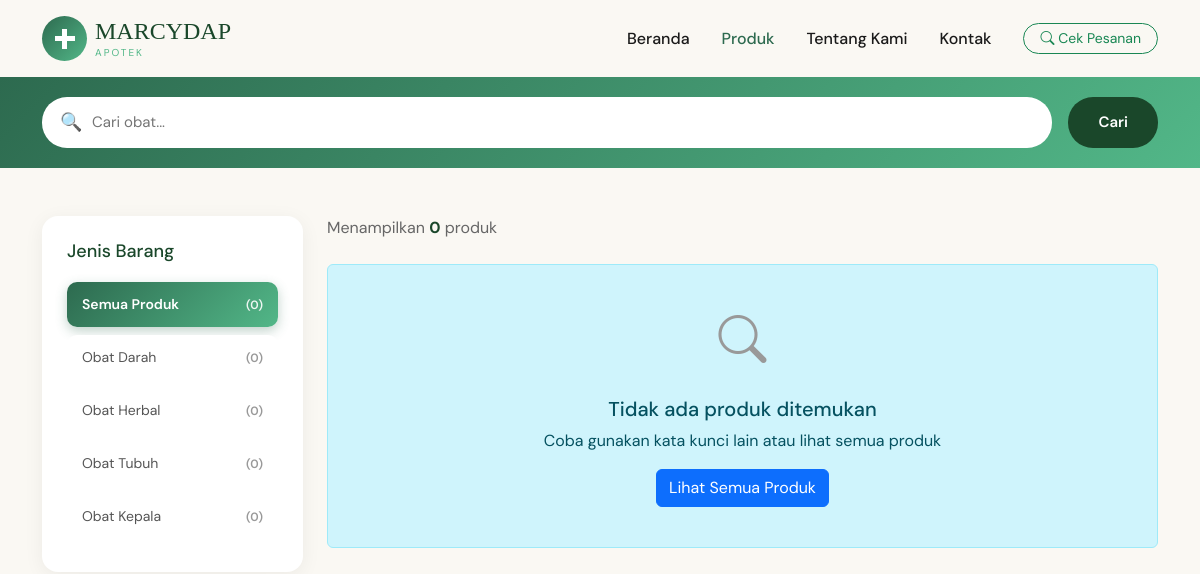
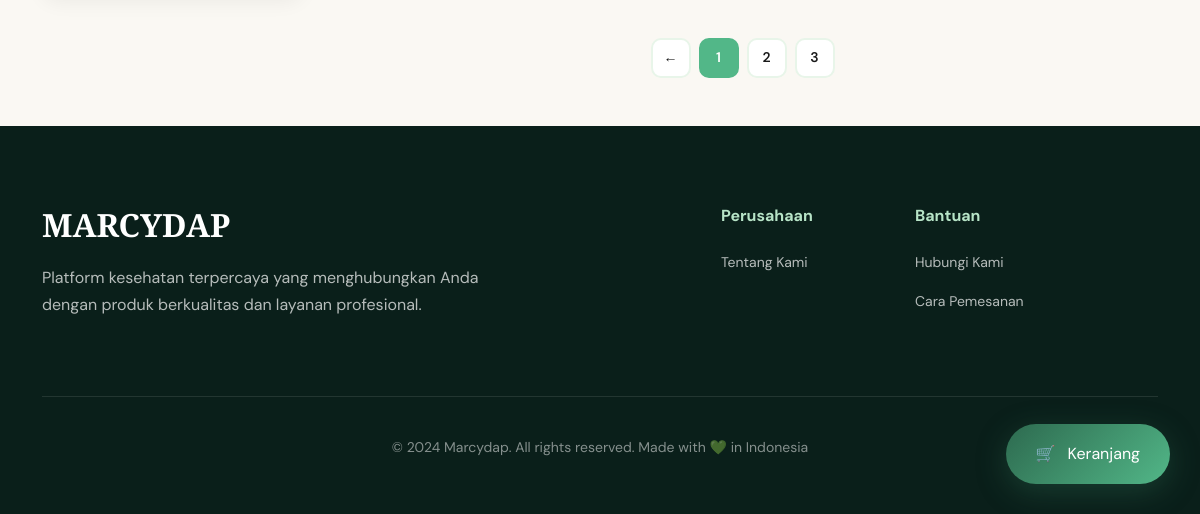
Page /main/produk.php on the earlier database version (2 pictures, top to bottom).
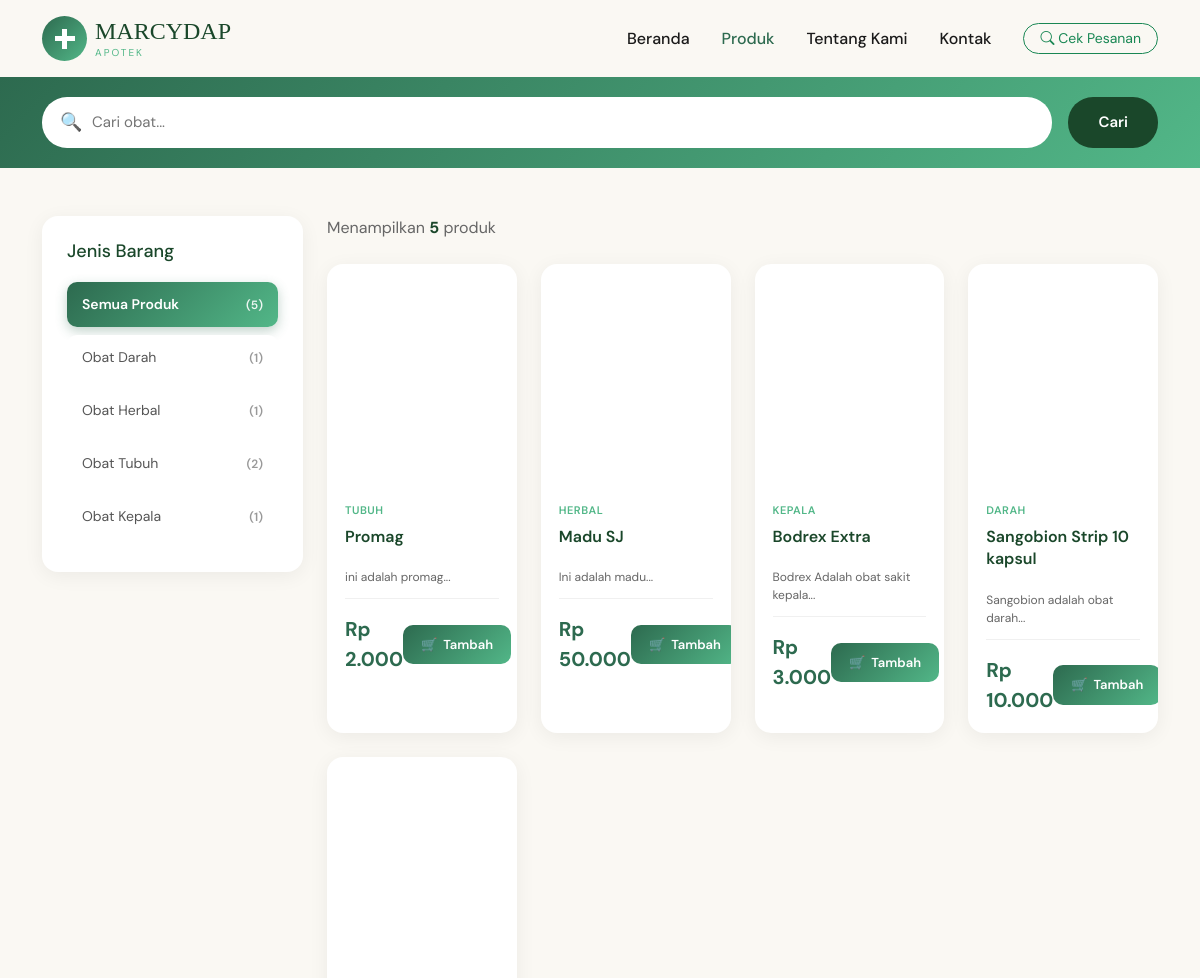
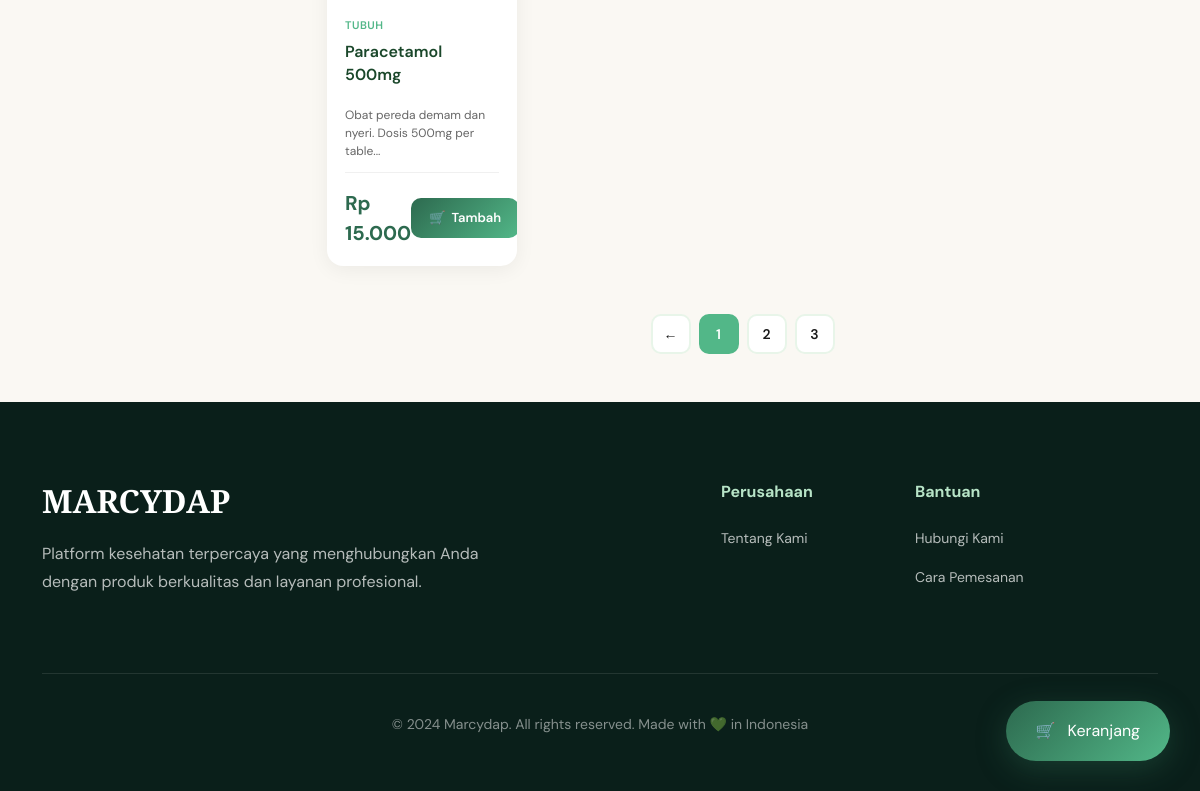
Same page on the later database version (2 pictures, top to bottom).
### tables this page shows
CREATE TABLE `barang` (
  `id_barang` int NOT NULL,
  `nama_barang` varchar(50) NOT NULL,
  `jenis_barang` enum('darah','herbal','kepala','tubuh') NOT NULL,
  `harga` varchar(100) NOT NULL,
  `deskripsi` text NOT NULL,
  `gambar` varchar(255) NOT NULL
);

### main/components/product-card.php (the view, shortened to what this page needs)
<?php
$harga_format = number_format($product['harga'], 0, ',', '.');
$gambar_src = '';
if (!empty($product['gambar'])) {
    $gambar_src = $product['gambar'];
}
?>
<div class="product-card">
    <a href="detail_produk.php?id=<?php echo $product['id_barang']; ?>" class="product-image-link">
        <div class="product-image" style="<?php if (!empty($gambar_src)) echo 'background-image: url(' . $gambar_src . '); background-size: cover; background-position: center;'; ?>">
        </div>
    </a>
    <div class="product-content">
        <div class="product-category"><?php echo htmlspecialchars($product['jenis_barang']); ?></div>
        <a href="detail_produk.php?id=<?php echo $product['id_barang']; ?>" class="product-title-link">
            <h3 class="product-title"><?php echo htmlspecialchars($product['nama_barang']); ?></h3>
        </a>
        <div class="product-meta">
            <span><?php echo substr(htmlspecialchars($product['deskripsi']), 0, 50); ?>...</span>
        </div>
        <div class="product-footer">
            <div>
                <span class="price-current">Rp <?php echo $harga_format; ?></span>
            </div>
            <form method="POST" style="margin:0;">
                <button type="submit" name="add_to_cart" class="add-btn">
                    <span>🛒</span>
                    <span>Tambah</span>
                </button>
            </form>
        </div>
    </div>
</div>

### main/produk.php (shortened to what this page needs)
<?php
include '../config/db.php';
$jenis_filter = isset($_GET['jenis']) ? mysqli_real_escape_string($db, $_GET['jenis']) : '';
$search_query = isset($_GET['search']) ? mysqli_real_escape_string($db, $_GET['search']) : '';
$query = "SELECT * FROM barang WHERE 1=1";
$query .= " ORDER BY id_barang DESC";
$result = mysqli_query($db, $query);
$count_query = "SELECT jenis_barang, COUNT(*) as jumlah FROM barang GROUP BY jenis_barang";
$count_result = mysqli_query($db, $count_query);
$jenis_counts = [];
while ($row = mysqli_fetch_assoc($count_result)) {
    $jenis_counts[$row['jenis_barang']] = $row['jumlah'];
}
$total_semua = array_sum($jenis_counts);
?>
<!DOCTYPE html>
<html lang="id">
<head>
    <link href="https://cdn.jsdelivr.net/npm/bootstrap@5.3.0/dist/css/bootstrap.min.css" rel="stylesheet">
    <link rel="stylesheet" href="https://cdn.jsdelivr.net/npm/bootstrap-icons@1.10.0/font/bootstrap-icons.css">
    <link rel="stylesheet" href="css/produk.css">
</head>
<body>
    <div class="container">
        <div class="d-flex justify-content-between align-items-center py-3">
            <a href="dashboard.php" class="d-flex align-items-center gap-2 text-decoration-none">
                <div class="logo-icon"></div>
                <div class="logo-text">
                    <h1>MARCYDAP</h1>
                    <p>APOTEK</p>
                </div>
            </a>
            <nav class="d-none d-lg-flex align-items-center gap-3">
                <ul class="nav">
                    <li class="nav-item"><a class="nav-link nav-link-custom" href="dashboard.php">Beranda</a></li>
                    <li class="nav-item"><a class="nav-link nav-link-custom active" href="produk.php">Produk</a></li>
                    <li class="nav-item"><a class="nav-link nav-link-custom" href="tentangkami.php">Tentang Kami</a></li>
                    <li class="nav-item"><a class="nav-link nav-link-custom" href="hubungikami.php">Kontak</a></li>
                </ul>
                <a href="pemesanan/cek_pesanan.php" class="btn btn-outline-success btn-sm rounded-pill px-3">
                    <i class="bi bi-search"></i> Cek Pesanan
                </a>
            </nav>
        </div>
    </div>
    <div class="search-bar">
        <div class="container">
            <form method="GET" action="produk.php" class="d-flex gap-3">
                <div class="search-wrapper">
                    <span class="search-icon">🔍</span>
                    <input type="text" name="search" placeholder="Cari obat..." value="<?php echo htmlspecialchars($search_query); ?>">
                </div>
                <button type="submit" class="search-btn">Cari</button>
            </form>
        </div>
    </div>
    <div class="container my-5">
        <div class="row g-4">
            <div class="col-lg-3">
                <div class="sidebar-sticky">
                    <div class="filter-section">
                        <h3>Jenis Barang</h3>
                        <div class="filter-option">
                            <a href="produk.php<?php echo !empty($search_query) ? '?search=' . urlencode($search_query) : ''; ?>"
                                class="filter-link <?php echo empty($jenis_filter) ? 'active' : ''; ?>">
                                <span> Semua Produk</span>
                                <span class="filter-count">(<?php echo $total_semua; ?>)</span>
                            </a>
                        </div>
                        <div class="filter-option">
                            <a href="produk.php?jenis=darah<?php echo !empty($search_query) ? '&search=' . urlencode($search_query) : ''; ?>"
                                class="filter-link <?php echo $jenis_filter == 'darah' ? 'active' : ''; ?>">
                                <span> Obat Darah</span>
                                <span class="filter-count">(<?php echo isset($jenis_counts['darah']) ? $jenis_counts['darah'] : 0; ?>)</span>
                            </a>
                        </div>
                        <div class="filter-option">
                            <a href="produk.php?jenis=herbal<?php echo !empty($search_query) ? '&search=' . urlencode($search_query) : ''; ?>"
                                class="filter-link <?php echo $jenis_filter == 'herbal' ? 'active' : ''; ?>">
                                <span> Obat Herbal</span>
                                <span class="filter-count">(<?php echo isset($jenis_counts['herbal']) ? $jenis_counts['herbal'] : 0; ?>)</span>
                            </a>
                        </div>
                        <div class="filter-option">
                            <a href="produk.php?jenis=tubuh<?php echo !empty($search_query) ? '&search=' . urlencode($search_query) : ''; ?>"
                                class="filter-link <?php echo $jenis_filter == 'tubuh' ? 'active' : ''; ?>">
                                <span> Obat Tubuh</span>
                                <span class="filter-count">(<?php echo isset($jenis_counts['tubuh']) ? $jenis_counts['tubuh'] : 0; ?>)</span>
                            </a>
                        </div>
                        <div class="filter-option">
                            <a href="produk.php?jenis=kepala<?php echo !empty($search_query) ? '&search=' . urlencode($search_query) : ''; ?>"
                                class="filter-link <?php echo $jenis_filter == 'kepala' ? 'active' : ''; ?>">
                                <span> Obat Kepala</span>
                                <span class="filter-count">(<?php echo isset($jenis_counts['kepala']) ? $jenis_counts['kepala'] : 0; ?>)</span>
                            </a>
                        </div>
                    </div>
                </div>
            </div>
            <div class="col-lg-9">
                <div class="mb-4">
                    <?php
                    $total_produk = mysqli_num_rows($result);
                    $filter_text = '';
                    ?>
                    <div class="products-count">
                        Menampilkan <strong><?php echo $total_produk; ?></strong> produk<?php echo $filter_text; ?>
                    </div>
                </div>
                <div class="row g-4">
                    <?php
                    if (mysqli_num_rows($result) > 0) {
                        while ($row = mysqli_fetch_assoc($result)) {
                            $product = $row;
                    ?>
                            <div class="col-xl-3 col-lg-4 col-md-6">
                                <?php include 'components/product-card.php'; ?>
                            </div>
                        <?php
                        }
                    } else {
                        $no_product_msg = 'Tidak ada produk ditemukan';
                        ?>
                        <div class="col-12">
                            <div class="alert alert-info text-center" style="padding: 40px;">
                                <i class="bi bi-search" style="font-size: 48px; color: #999; display: block; margin-bottom: 20px;"></i>
                                <h5><?php echo $no_product_msg; ?></h5>
                                <p class="mb-3">Coba gunakan kata kunci lain atau lihat semua produk</p>
                                <a href="produk.php" class="btn btn-primary">Lihat Semua Produk</a>
                            </div>
                        </div>
                    <?php
                    }
                    ?>
                </div>
                <div class="d-flex justify-content-center gap-2 mt-5">
                    <button class="page-btn">←</button>
                    <button class="page-btn active">1</button>
                    <button class="page-btn">2</button>
                    <button class="page-btn">3</button>
                </div>
            </div>
        </div>
    </div>
    <a href="pemesanan/keranjang.php" class="floating-cart">
        <span>🛒</span>
        <span>Keranjang</span>
    </a>
    <footer class="footer">
        <div class="container">
            <div class="row g-5 mb-5">
                <div class="col-lg-5">
                    <div class="footer-brand">
                        <h3>MARCYDAP</h3>
                        <p>Platform kesehatan terpercaya yang menghubungkan Anda dengan produk berkualitas dan layanan profesional.</p>
                    </div>
                </div>
                <div class="col-lg-2">
                </div>
                <div class="col-lg-2">
                    <div class="footer-section">
                        <h4>Perusahaan</h4>
                        <ul class="footer-links">
                            <li><a href="tentangkami.php">Tentang Kami</a></li>
                        </ul>
                    </div>
                </div>
                <div class="col-lg-3">
                    <div class="footer-section">
                        <h4>Bantuan</h4>
                        <ul class="footer-links">
                            <li><a href="hubungikami.php">Hubungi Kami</a></li>
                            <li><a href="#">Cara Pemesanan</a></li>
                        </ul>
                    </div>
                </div>
            </div>
            <div class="footer-bottom">
                <p>© 2024 Marcydap. All rights reserved. Made with 💚 in Indonesia</p>
            </div>
        </div>
    </footer>
</body>
</html>

Differences in the rows shown:
added barang: jenis_barang "TUBUH", nama_barang "Promag", deskripsi "ini adalah promag", harga "2.000"
added barang: jenis_barang "HERBAL", nama_barang "Madu SJ", deskripsi "Ini adalah madu", harga "50.000"
added barang: jenis_barang "KEPALA", nama_barang "Bodrex Extra", deskripsi "Bodrex Adalah obat sakit kepala", harga "3.000"
added barang: jenis_barang "DARAH", nama_barang "Sangobion Strip 10 kapsul", deskripsi "Sangobion adalah obat darah", harga "10.000"
added barang: jenis_barang "TUBUH", nama_barang "Paracetamol 500mg", deskripsi "Obat pereda demam dan nyeri. Dosis 500mg per table", harga "15.000"
Other differences:
$total_semua: "0" → "5"
$jenis_counts['darah']: (not shown) → "1"
$jenis_counts['herbal']: (not shown) → "1"
$jenis_counts['tubuh']: (not shown) → "2"
$jenis_counts['kepala']: (not shown) → "1"
$total_produk: "0" → "5"
$no_product_msg: "Tidak ada produk ditemukan" → (not shown)
text no longer shown: "0 0 0 0 Coba gunakan kata kunci lain atau lihat semua produk Lihat Semua Produk"
